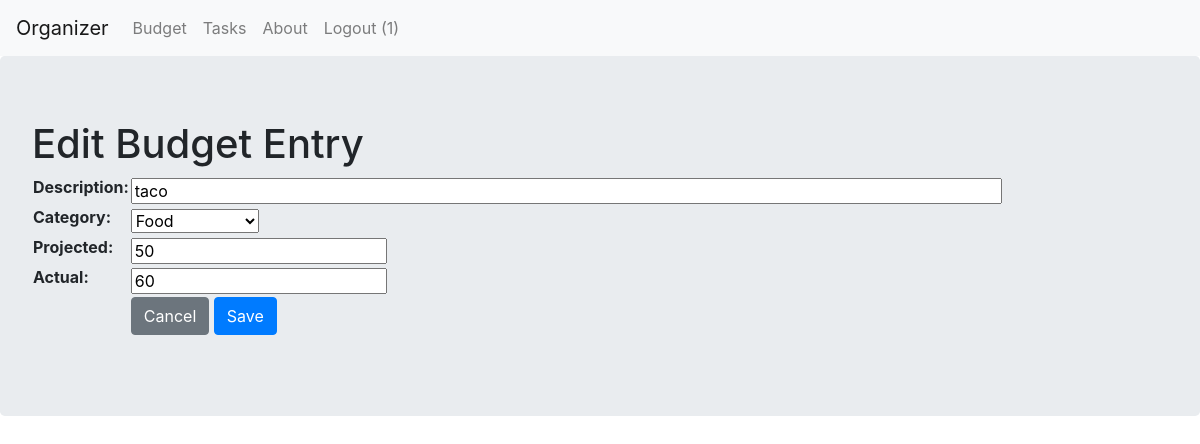
Screenshot of /budget/edit/1/ (signed in) with the database file from the repository.
### Budget/models.py (models this page shows)
class Budget(models.Model):
    user = models.ForeignKey(User, on_delete = models.CASCADE)
    description = models.CharField(max_length = 128)
    category = models.ForeignKey(BudgetCategory, on_delete = models.CASCADE)
    projected = models.IntegerField()
    actual = models.IntegerField()

class BudgetCategory(models.Model):
    category = models.CharField(max_length = 128)
    def __str__(self):
        return self.category

### Budget/views.py (the view, shortened to what this page needs)
# urls.py: path('budget/edit/<int:id>/', budget_views.edit),
@login_required(login_url='/login/')
def edit(request, id):
	if (request.method == "GET"):
		bEntry = Budget.objects.get(id=id)
		bform = BudgetEntryForm(instance=bEntry)
		context = {"form_data": bform}
		return render(request, 'budget/edit.html', context)

### Budget/form.py
class BudgetEntryForm(forms.ModelForm):
    description = forms.CharField(widget=forms.TextInput(attrs={'size': 80}))
    category = forms.ModelChoiceField(queryset = BudgetCategory.objects.all())
    projected = forms.IntegerField(validators=[validators.MinValueValidator(0)])
    actual = forms.IntegerField(validators=[validators.MinValueValidator(0)])
    class Meta():
        model = Budget
        fields = ('description', 'category', 'projected', 'actual')

### templates/budget/edit.html (shortened to what this page needs)
<html>
    <head>
        {% include "bootstrap.html" %}
    </head>
    <body>
        {% include "navigation.html" %}
        <div class="jumbotron">
            <h1>Edit Budget Entry</h1>
            <form method="POST">
                <table>
                    {{ form_data.as_table }}
                    <tr>
                        <td></td>
                        <td>
                            <a href="/budget/" class="btn btn-secondary">Cancel</a>
                            <input type="submit" class="btn btn-primary" name="edit" value="Save">
                        </td>
                    </tr>
                </table>
            </form>
        </div>
    </body>
</html>

### templates/navigation.html
<nav class="navbar navbar-expand-lg navbar-light bg-light">
    <a class="navbar-brand" href="/">Organizer</a>
    <div class="collapse navbar-collapse" id="navbarSupportedContent">
        <ul class="navbar-nav mr-auto">
            <li class="nav-item">
                <a class="nav-link" href="/budget/">Budget</a>
            </li>
            <li class="nav-item">
                <a class="nav-link" href="/tasks/">Tasks</a>
            </li>
            <li class="nav-item">
                <a class="nav-link" href="/about/">About</a>
            </li>
            {% if user.is_authenticated %}
            <li>
                <a class="nav-link" href="/logout/">Logout ({{user.username}})</a>
            </li>
          {% else %}
            <li>
                <a class="nav-link" href="/login/">Login</a>
            </li>
          {% endif %}
    </div>
</nav>

### rows the page displays
Budget: description "taco", projected "50", actual "60"
BudgetCategory: category "Food"

### other values shown
{{ user.username }} "1"
